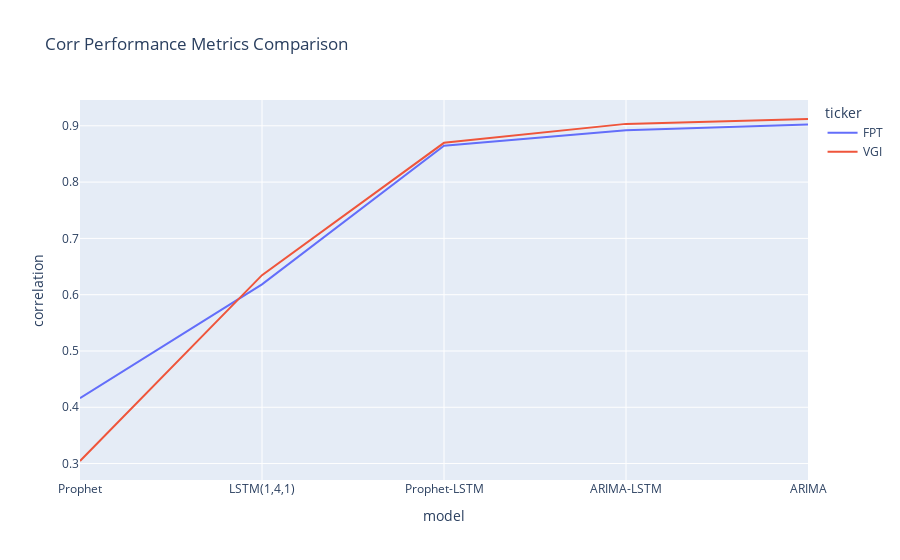

Notebook code for this chart:
### Code cell
df =df.sort_values('rmse',ascending=False)

fig = px.line(df, x='model', y='correlation', color='ticker',
             labels={'value': 'Metric Value'},
             title='Corr Performance Metrics Comparison')
fig.show()

### Figure 1 — Plotly figure (JSON) as saved in the notebook; plotly's stock layout.template omitted (floating-point values rounded to 4 significant figures)
{"data": [{"hovertemplate": "ticker=FPT<br>model=%{x}<br>correlation=%{y}<extra></extra>", "legendgroup": "FPT", "line": {"color": "#636efa", "dash": "solid"}, "marker": {"symbol": "circle"}, "mode": "lines", "name": "FPT", "orientation": "v", "showlegend": true, "type": "scatter", "x": ["Prophet", "LSTM(1,4,1)", "Prophet-LSTM", "ARIMA-LSTM", "ARIMA"], "xaxis": "x", "y": [0.416, 0.6183, 0.8647, 0.892, 0.9021], "yaxis": "y"}, {"hovertemplate": "ticker=VGI<br>model=%{x}<br>correlation=%{y}<extra></extra>", "legendgroup": "VGI", "line": {"color": "#EF553B", "dash": "solid"}, "marker": {"symbol": "circle"}, "mode": "lines", "name": "VGI", "orientation": "v", "showlegend": true, "type": "scatter", "x": ["Prophet", "LSTM(1,4,1)", "Prophet-LSTM", "ARIMA-LSTM", "ARIMA"], "xaxis": "x", "y": [0.3046, 0.6347, 0.8698, 0.9034, 0.9121], "yaxis": "y"}], "layout": {"legend": {"title": {"text": "ticker"}, "tracegroupgap": 0}, "title": {"text": "Corr Performance Metrics Comparison"}, "xaxis": {"anchor": "y", "domain": [0, 1], "title": {"text": "model"}}, "yaxis": {"anchor": "x", "domain": [0, 1], "title": {"text": "correlation"}}}}
